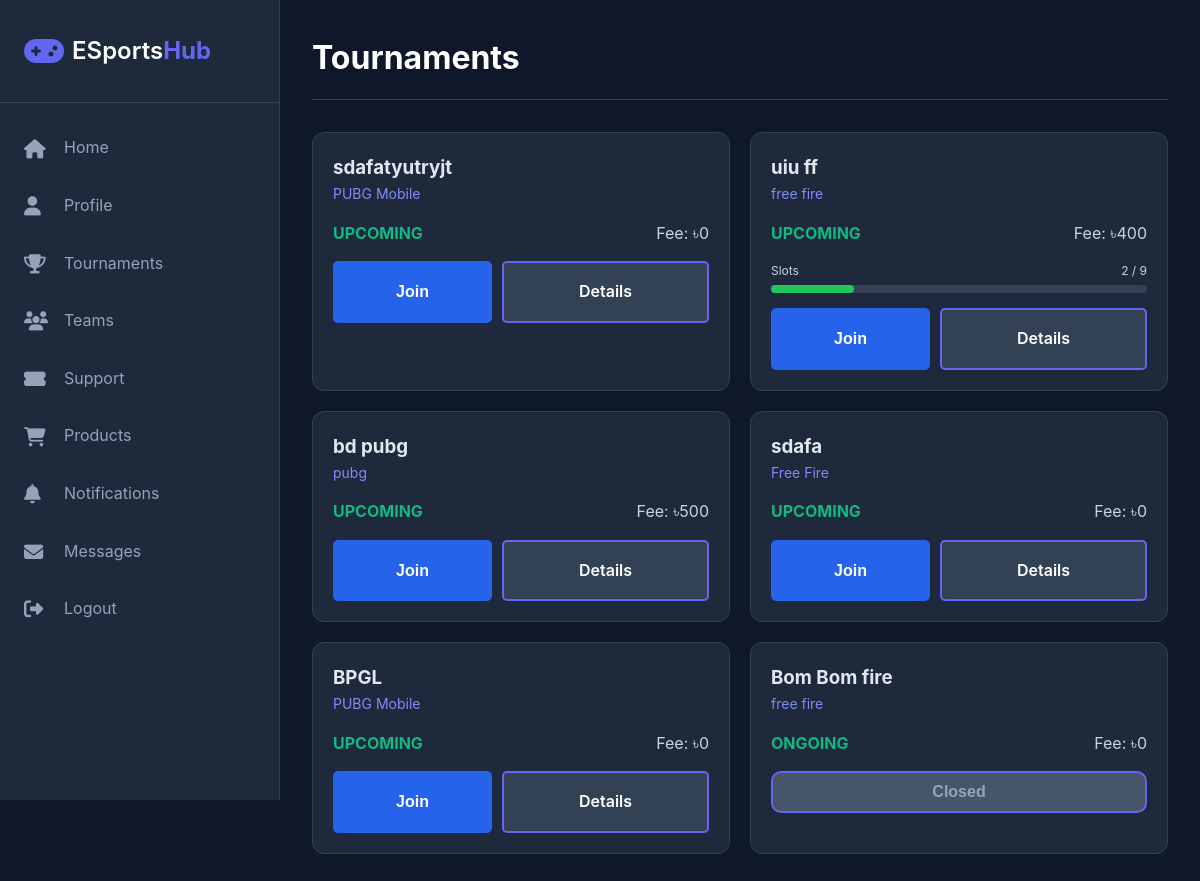
Page /user/tournaments.php (signed in) on the committed database.
### tables this page shows
CREATE TABLE `tournaments` (
  `tournament_id` int(11) NOT NULL,
  `tournament_name` varchar(255) NOT NULL,
  `game_category` varchar(100) NOT NULL,
  `tournament_type` enum('Public','University','Invitational') NOT NULL,
  `organizer_id` int(11) NOT NULL,
  `event_id` int(11) DEFAULT NULL,
  `prize_pool` decimal(12,2) DEFAULT NULL,
  `max_participants` int(11) DEFAULT NULL,
  `max_slots` int(11) NOT NULL DEFAULT 0,
  `registration_fee` decimal(10,2) DEFAULT 0.00,
  `rules` text DEFAULT NULL,
  `start_date` date NOT NULL,
  `end_date` date NOT NULL,
  `status` enum('Upcoming','Registration Open','Ongoing','Completed','Cancelled') DEFAULT 'Upcoming',
  `banner_image` varchar(255) DEFAULT NULL,
  `created_at` timestamp NOT NULL DEFAULT current_timestamp(),
  `is_suspended` tinyint(1) DEFAULT 0,
  `join_locked` tinyint(1) DEFAULT 0
);

### config/database.php (called while the page is built, shortened)
<?php
function executeQuery($conn, $sql) {
    $result = $conn->query($sql);
    return $result;
}
function getSingleRow($conn, $sql) {
    $result = executeQuery($conn, $sql);
    if ($result && $result->num_rows > 0) {
        return $result->fetch_assoc();
    }
    return null;
}
function getAllRows($conn, $sql) {
    $result = executeQuery($conn, $sql);
    $data = [];
    if ($result && $result->num_rows > 0) {
        while ($row = $result->fetch_assoc()) {
            $data[] = $row;
        }
    }
    return $data;
}
?>

### user/tournaments.php (the view, shortened to what this page needs)
<?php
require_once '../config/database.php';
$conn = getConnection();
$sql = "SELECT t.*, u.full_name as organizer_name FROM tournaments t
        INNER JOIN users u ON t.organizer_id = u.user_id
        ORDER BY t.created_at DESC";
$tournaments = getAllRows($conn, $sql);
$participated_ids = [];
?>
<!DOCTYPE html>
<html lang="en">
<head>
    <link rel="stylesheet" href="../assets/css/style.css">
    <link rel="stylesheet" href="../assets/css/dashboard.css">
    <link rel="stylesheet" href="https://cdnjs.cloudflare.com/ajax/libs/font-awesome/6.4.0/css/all.min.css">
</head>
<body class="dashboard-body">
    <div class="dashboard-container">
        <?php include 'includes/sidebar.php'; ?>
        <main class="main-content">
            <div class="top-bar"><h1>Tournaments</h1></div>
            <div class="dashboard-content">
                <div class="tournament-grid">
                    <?php if ($tournaments): ?>
                        <?php foreach ($tournaments as $tournament): ?>
                        <?php
                            $joinedCount = 0;
                            $slotPercent = 0;
                            $isFull = false;
                            if (isset($tournament['max_slots']) && $tournament['max_slots'] > 0) {
                                $countSql = "SELECT COUNT(*) as total FROM participants WHERE tournament_id = {$tournament['tournament_id']}";
                                $countRow = getSingleRow($conn, $countSql);
                                $joinedCount = $countRow ? (int)$countRow['total'] : 0;
                                $slotPercent = min(100, round(($joinedCount / $tournament['max_slots']) * 100));
                            }
                        ?>
                        <div class="tournament-card">
                            <h3><?= htmlspecialchars($tournament['tournament_name']); ?></h3>
                            <p style="color: #818cf8; font-size: 14px;"><?= htmlspecialchars($tournament['game_category']); ?></p>
                            <div style="margin: 15px 0;">
                                <?php if ($tournament['is_suspended'] == 1): ?>
                                    <span style="color: #ef4444; font-weight: bold;">[SUSPENDED]</span>
                                <?php elseif ($tournament['join_locked'] == 1): ?>
                                    <span style="color: #f59e0b; font-weight: bold;">[JOIN LOCKED]</span>
                                <?php elseif ($isFull): ?>
                                    <span style="color: #ef4444; font-weight: bold;">[FULL]</span>
                                <?php else: ?>
                                    <span style="color: #10b981; font-weight: bold;"><?= strtoupper($tournament['status']); ?></span>
                                <?php endif; ?>
                                <span style="float: right; color: #cbd5e1;">Fee: ৳<?= number_format($tournament['registration_fee'], 0) ?></span>
                            </div>
                            <?php if (isset($tournament['max_slots']) && $tournament['max_slots'] > 0): ?>
                                <div style="margin:10px 0;">
                                    <div style="display:flex; justify-content:space-between; font-size:12px; color:#cbd5e1;">
                                        <span>Slots</span>
                                        <span><?= $joinedCount ?> / <?= $tournament['max_slots'] ?></span>
                                    </div>
                                    <div style="background:#334155; border-radius:6px; height:8px; margin-top:5px;">
                                        <div style="
                                            width:<?= $slotPercent ?>%;
                                            height:8px;
                                            border-radius:6px;
                                            transition: width 0.5s ease;
                                            background:<?= ($slotPercent >= 100) ? '#ef4444' : '#22c55e' ?>;
                                        "></div>
                                    </div>
                                </div>
                            <?php endif; ?>
                            <div style="display: flex; gap: 10px; margin-top: 15px;">
                                <?php if ($tournament['is_suspended'] == 1 || strtolower($tournament['status']) === 'completed'): ?>
                                    <button class="btn btn-secondary" disabled style="flex: 1; padding:10px; cursor:not-allowed; background:#475569; color:#94a3b8; border:none; border-radius:5px;">Closed</button>
                                <?php elseif (in_array((int)$tournament['tournament_id'], $participated_ids)): ?>
                                    <button class="btn btn-success" disabled style="flex: 1; padding:10px; cursor:not-allowed; background:#059669; color:white; border:none; border-radius:5px;">Joined</button>
                                <?php elseif ($tournament['join_locked'] == 1): ?>
                                    <button class="btn btn-secondary" disabled style="flex: 1; padding:10px; cursor:not-allowed; background:#475569; color:#94a3b8; border:none; border-radius:5px;">Locked</button>
                                <?php elseif ($isFull): ?>
                                    <button class="btn btn-secondary" disabled style="flex: 1; padding:10px; cursor:not-allowed; background:#ef4444; color:white; border:none; border-radius:5px;">Full</button>
                                <?php elseif (strtolower($tournament['status']) === 'upcoming'): ?>
                                    <button
                                        class="btn btn-primary"
                                        style="flex: 1; padding:10px; background:#2563eb; color:white; border:none; border-radius:5px; cursor:pointer;"
                                        onclick="openJoinModal(
                                            <?= $tournament['tournament_id'] ?>,
                                            '<?= htmlspecialchars($tournament['tournament_name'], ENT_QUOTES) ?>',
                                            <?= $tournament['registration_fee'] ?>
                                        )">
                                        Join
                                    </button>
                                    <a
                                        href="tournament_details.php?id=<?= $tournament['tournament_id'] ?>"
                                        class="btn btn-secondary"
                                        style="flex: 1; text-align:center; text-decoration: none; display: flex; align-items: center; justify-content: center; background:#334155; color:white; border-radius:5px;">
                                        Details
                                    </a>
                                <?php else: ?>
                                    <button class="btn btn-secondary" disabled style="flex: 1; padding:10px; cursor:not-allowed; background:#475569; color:#94a3b8;">Closed</button>
                                <?php endif; ?>
                            </div>
                        </div>
                        <?php endforeach; ?>
                    <?php else: ?>
                        <p style="color: #94a3b8;">No tournaments available right now.</p>
                    <?php endif; ?>
                </div>
            </div>
        </main>
    </div>
</body>
</html>

### assets/css/style.css (style rules this page uses)
* { margin: 0; padding: 0; box-sizing: border-box; }
:root { --primary-color: #6366f1; --primary-dark: #4f46e5; --secondary-color: #8b5cf6; --accent-color: #ec4899; --bg-color: #0f172a; --bg-light: #1e293b; --text-color: #e2e8f0; --text-muted: #94a3b8; --white: #ffffff; --success: #10b981; --warning: #f59e0b; --danger: #ef4444; --border-color: #334155; --shadow: 0 10px 30px rgba(0, 0, 0, 0.3); --shadow-lg: 0 20px 60px rgba(0, 0, 0, 0.4); }
body { font-family: 'Inter', -apple-system, BlinkMacSystemFont, 'Segoe UI', Roboto, sans-serif; background: linear-gradient(135deg, #0f172a 0%, #1e293b 100%); color: var(--text-color); line-height: 1.6; overflow-x: hidden; }
.btn { padding: 1rem 2rem; border-radius: 10px; font-weight: 600; font-size: 1rem; cursor: pointer; transition: all 0.3s ease; border: none; text-decoration: none; display: inline-block; }
.btn-primary { background: var(--primary-color); color: var(--white); }
.btn-secondary { background: transparent; color: var(--primary-color); border: 2px solid var(--primary-color); }

### assets/css/dashboard.css (style rules this page uses)
.dashboard-body { background: var(--bg-color); min-height: 100vh; }
.dashboard-container { display: flex; min-height: 100vh; }
.main-content { margin-left: 280px; flex: 1; padding: 2rem; width: calc(100% - 280px); }
.top-bar { display: flex; justify-content: space-between; align-items: center; margin-bottom: 2rem; padding-bottom: 1rem; border-bottom: 1px solid var(--border-color); }
.top-bar h1 { font-size: 2rem; color: var(--white); }
.dashboard-content { display: flex; flex-direction: column; gap: 2rem; }

### user/tournaments.php (style rules this page uses)
.tournament-grid { display: grid; grid-template-columns: repeat(auto-fill, minmax(300px, 1fr)); gap: 20px; }
.tournament-card { background: #1e293b; padding: 20px; border-radius: 12px; border: 1px solid #334155; }

### rows in the picture
tournaments: tournament_name "sdafatyutryjt", game_category "PUBG Mobile", status "UPCOMING", registration_fee "0"
tournaments: tournament_name "uiu ff", game_category "free fire", status "UPCOMING", registration_fee "400", joinedCount "2", max_slots "9"
tournaments: tournament_name "bd pubg", game_category "pubg", status "UPCOMING", registration_fee "500"
tournaments: tournament_name "sdafa", game_category "Free Fire", status "UPCOMING", registration_fee "0"
tournaments: tournament_name "BPGL", game_category "PUBG Mobile", status "UPCOMING", registration_fee "0"
tournaments: tournament_name "Bom Bom fire", game_category "free fire", status "ONGOING", registration_fee "0", is_suspended "Closed"
